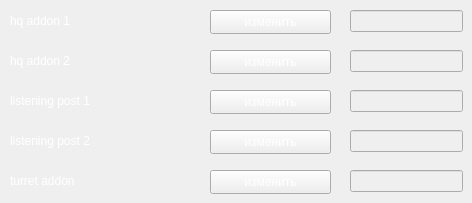
      <widget class="QWidget" name="SM_page_upgrades">
       <widget class="QLineEdit" name="line_marine_hq_addon_1">
        <property name="enabled">
         <bool>false</bool>
        </property>
        <property name="geometry">
         <rect>
          <x>350</x>
          <y>10</y>
          <width>113</width>
          <height>22</height>
         </rect>
        </property>
        <property name="font">
         <font>
          <pointsize>12</pointsize>
         </font>
        </property>
        <property name="styleSheet">
         <string notr="true">color:#fff</string>
        </property>
        <property name="alignment">
         <set>Qt::AlignCenter</set>
        </property>
       </widget>
       <widget class="QPushButton" name="pushChange_169">
        <property name="geometry">
         <rect>
          <x>210</x>
          <y>10</y>
          <width>121</width>
          <height>24</height>
         </rect>
        </property>
        <property name="styleSheet">
         <string notr="true">color:#fff</string>
        </property>
        <property name="text">
         <string>изменить</string>
        </property>
       </widget>
       <widget class="QLabel" name="guard_thermo_generator_133">
        <property name="geometry">
         <rect>
          <x>10</x>
          <y>10</y>
          <width>181</width>
          <height>21</height>
         </rect>
        </property>
        <property name="styleSheet">
         <string notr="true">color:#fff</string>
        </property>
        <property name="text">
         <string>hq addon 1</string>
        </property>
       </widget>
       <widget class="QPushButton" name="pushChange_170">
        <property name="geometry">
         <rect>
          <x>210</x>
          <y>50</y>
          <width>121</width>
          <height>24</height>
         </rect>
        </property>
        <property name="styleSheet">
         <string notr="true">color:#fff</string>
        </property>
        <property name="text">
         <string>изменить</string>
        </property>
       </widget>
       <widget class="QLabel" name="guard_thermo_generator_134">
        <property name="geometry">
         <rect>
          <x>10</x>
          <y>50</y>
          <width>181</width>
          <height>21</height>
         </rect>
        </property>
        <property name="styleSheet">
         <string notr="true">color:#fff</string>
        </property>
        <property name="text">
         <string>hq addon 2</string>
        </property>
       </widget>
       <widget class="QLineEdit" name="line_marine_hq_addon_2">
        <property name="enabled">
         <bool>false</bool>
        </property>
        <property name="geometry">
         <rect>
          <x>350</x>
          <y>50</y>
          <width>113</width>
          <height>22</height>
         </rect>
        </property>
        <property name="font">
         <font>
          <pointsize>12</pointsize>
         </font>
        </property>
        <property name="styleSheet">
         <string notr="true">color:#fff</string>
        </property>
        <property name="alignment">
         <set>Qt::AlignCenter</set>
        </property>
       </widget>
       <widget class="QPushButton" name="pushChange_171">
        <property name="geometry">
         <rect>
          <x>210</x>
          <y>90</y>
          <width>121</width>
          <height>24</height>
         </rect>
        </property>
        <property name="styleSheet">
         <string notr="true">color:#fff</string>
        </property>
        <property name="text">
         <string>изменить</string>
        </property>
       </widget>
       <widget class="QLabel" name="guard_thermo_generator_135">
        <property name="geometry">
         <rect>
          <x>10</x>
          <y>90</y>
          <width>181</width>
          <height>21</height>
         </rect>
        </property>
        <property name="styleSheet">
         <string notr="true">color:#fff</string>
        </property>
        <property name="text">
         <string>listening post 1</string>
        </property>
       </widget>
       <widget class="QLineEdit" name="line_marine_listening_post_1">
        <property name="enabled">
         <bool>false</bool>
        </property>
        <property name="geometry">
         <rect>
          <x>350</x>
          <y>90</y>
          <width>113</width>
          <height>22</height>
         </rect>
        </property>
        <property name="font">
         <font>
          <pointsize>12</pointsize>
         </font>
        </property>
        <property name="styleSheet">
         <string notr="true">color:#fff</string>
        </property>
        <property name="alignment">
         <set>Qt::AlignCenter</set>
        </property>
       </widget>
       <widget class="QPushButton" name="pushChange_172">
        <property name="geometry">
         <rect>
          <x>210</x>
          <y>130</y>
          <width>121</width>
          <height>24</height>
         </rect>
        </property>
        <property name="styleSheet">
         <string notr="true">color:#fff</string>
        </property>
        <property name="text">
         <string>изменить</string>
        </property>
       </widget>
       <widget class="QLabel" name="guard_thermo_generator_136">
        <property name="geometry">
         <rect>
          <x>10</x>
          <y>130</y>
          <width>181</width>
          <height>21</height>
         </rect>
        </property>
        <property name="styleSheet">
         <string notr="true">color:#fff</string>
        </property>
        <property name="text">
         <string>listening post 2</string>
        </property>
       </widget>
       <widget class="QLineEdit" name="line_marine_listening_post_2">
        <property name="enabled">
         <bool>false</bool>
        </property>
        <property name="geometry">
         <rect>
          <x>350</x>
          <y>130</y>
          <width>113</width>
          <height>22</height>
         </rect>
        </property>
        <property name="font">
         <font>
          <pointsize>12</pointsize>
         </font>
        </property>
        <property name="styleSheet">
         <string notr="true">color:#fff</string>
        </property>
        <property name="alignment">
         <set>Qt::AlignCenter</set>
        </property>
       </widget>
       <widget class="QPushButton" name="pushChange_173">
        <property name="geometry">
         <rect>
          <x>210</x>
          <y>170</y>
          <width>121</width>
          <height>24</height>
         </rect>
        </property>
        <property name="styleSheet">
         <string notr="true">color:#fff</string>
        </property>
        <property name="text">
         <string>изменить</string>
        </property>
       </widget>
       <widget class="QLabel" name="guard_thermo_generator_137">
        <property name="geometry">
         <rect>
          <x>10</x>
          <y>170</y>
          <width>181</width>
          <height>21</height>
         </rect>
        </property>
        <property name="styleSheet">
         <string notr="true">color:#fff</string>
        </property>
        <property name="text">
         <string>turret addon</string>
        </property>
       </widget>
       <widget class="QLineEdit" name="line_marine_turret_addon">
        <property name="enabled">
         <bool>false</bool>
        </property>
        <property name="geometry">
         <rect>
          <x>350</x>
          <y>170</y>
          <width>113</width>
          <height>22</height>
         </rect>
        </property>
        <property name="font">
         <font>
          <pointsize>12</pointsize>
         </font>
        </property>
        <property name="styleSheet">
         <string notr="true">color:#fff</string>
        </property>
        <property name="alignment">
         <set>Qt::AlignCenter</set>
        </property>
       </widget>
      </widget>
